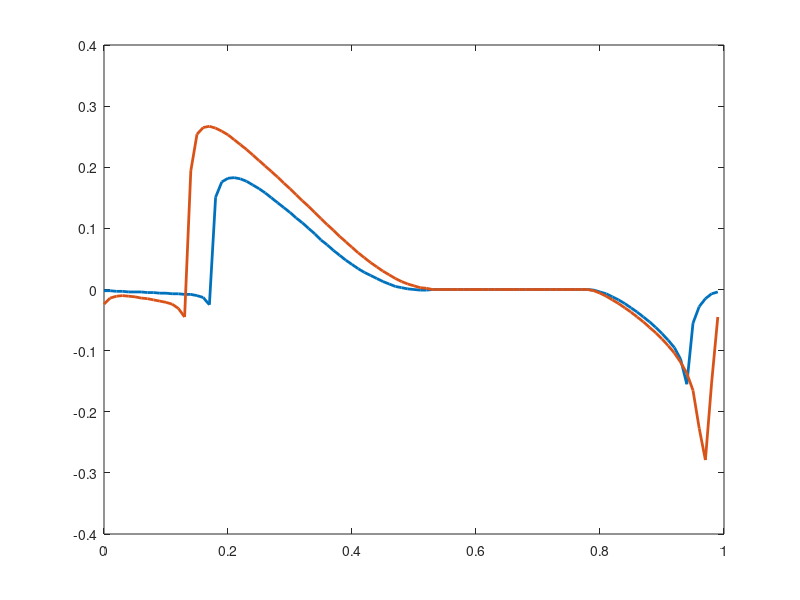

MATLAB code to generate this figure: (Note: this script raises an error after producing the figure.)
clear all
clc

%% For inhibition
load ('N-.mat')
N = phase_shift;
load ('D-.mat')
D = phase_shift;
load ('Gw-.mat')
Gw = phase_shift;


num_phase = 100;

figure(1)
plot((0:num_phase-1)/num_phase,D,'-','LineWidth',2)
hold on
plot((0:num_phase-1)/num_phase,Gw,'-','LineWidth',2)
% plot((0:num_phase-1)/num_phase,N,'k','LineWidth',1.5)
% grid on
ax = gca;
ax.FontSize = 14; 

ylim([-0.5 0.5])
set(gcf,'Position',[500 200 600 320])
xlabel('\phi, normalized phase of when stimulus is applied','FontSize',15)
ylabel('normalized phase advancement','FontSize',15)

legend('D = 5.86  G_w = 0','D = 0   G_w = 0.57')%,'adjusting G_h_y_p')

%% For excitation
load ('N+.mat')
N = phase_shift;
load ('D+.mat')
D = phase_shift;
load ('Gw+.mat')
Gw = phase_shift;


num_phase = 100;

figure(2)
plot((0:num_phase-1)/num_phase,D,'-','LineWidth',2)
hold on
plot((0:num_phase-1)/num_phase,Gw,'-','LineWidth',2)
% plot((0:num_phase-1)/num_phase,N,'k-','LineWidth',1.5)
% grid on
ax = gca;
ax.FontSize = 14; 

ylim([-0.5 0.5])
set(gcf,'Position',[500 200 600 320])
xlabel('\phi, normalized phase of when stimulus is applied','FontSize',15)
ylabel('normalized phase advancement','FontSize',15)

legend('D = 5.86  G_w = 0','D = 0   G_w = 0.57')%,'adjusting G_h_y_p')
% legend('D = 5.86     G_w = 0   G_h_y_p = 2','D = 0    G_w = 0.57  G_h_y_p = 2','D = 0    G_w = 0      G_h_y_p =1.62')
